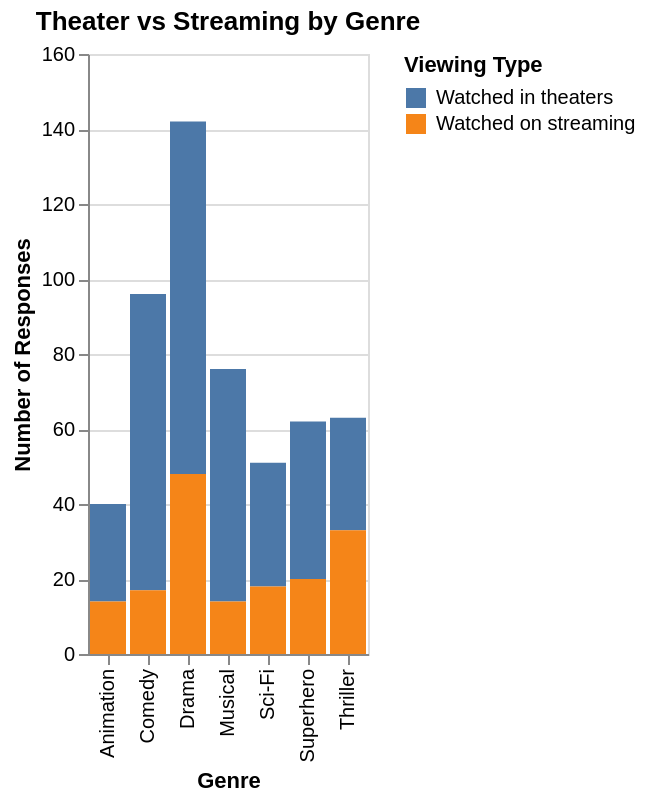

This figure's notebook cell:
### Code cell
mode_summary = (
    df_long
    .groupby(['Genre', 'Response'])
    .size()
    .reset_index(name='Count')
)

import altair as alt

alt.Chart(mode_summary).mark_bar().encode(
    x=alt.X('Genre:N', title='Genre'),
    y=alt.Y('Count:Q', title='Number of Responses'),
    color=alt.Color('Response:N', title='Viewing Type'),
    tooltip=['Genre', 'Response', 'Count']
).properties(
    title='Theater vs Streaming by Genre'
)

### Figure 1 — Vega-Lite specification as saved in the notebook (floating-point values rounded to 4 significant figures)
{"config": {"view": {"continuousWidth": 300, "continuousHeight": 300}}, "data": {"name": "data-de42fcac1ded7726433ac6c87425d6d1"}, "mark": {"type": "bar"}, "encoding": {"color": {"field": "Response", "title": "Viewing Type", "type": "nominal"}, "tooltip": [{"field": "Genre", "type": "nominal"}, {"field": "Response", "type": "nominal"}, {"field": "Count", "type": "quantitative"}], "x": {"field": "Genre", "title": "Genre", "type": "nominal"}, "y": {"field": "Count", "title": "Number of Responses", "type": "quantitative"}}, "title": "Theater vs Streaming by Genre", "$schema": "https://vega.github.io/schema/vega-lite/v6.1.0.json", "datasets": {"data-de42fcac1ded7726433ac6c87425d6d1": [{"Genre": "Animation", "Response": "Watched in theaters", "Count": 26}, {"Genre": "Animation", "Response": "Watched on streaming", "Count": 14}, {"Genre": "Comedy", "Response": "Watched in theaters", "Count": 79}, {"Genre": "Comedy", "Response": "Watched on streaming", "Count": 17}, {"Genre": "Drama", "Response": "Watched in theaters", "Count": 94}, {"Genre": "Drama", "Response": "Watched on streaming", "Count": 48}, {"Genre": "Musical", "Response": "Watched in theaters", "Count": 62}, {"Genre": "Musical", "Response": "Watched on streaming", "Count": 14}, {"Genre": "Sci-Fi", "Response": "Watched in theaters", "Count": 33}, {"Genre": "Sci-Fi", "Response": "Watched on streaming", "Count": 18}, {"Genre": "Superhero", "Response": "Watched in theaters", "Count": 42}, {"Genre": "Superhero", "Response": "Watched on streaming", "Count": 20}, {"Genre": "Thriller", "Response": "Watched in theaters", "Count": 30}, {"Genre": "Thriller", "Response": "Watched on streaming", "Count": 33}]}}
